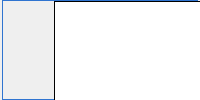
     <widget class="QWidget" name="tempPreview">
      <layout class="QVBoxLayout" name="verticalLayout_11">
       <property name="spacing">
        <number>0</number>
       </property>
       <property name="leftMargin">
        <number>0</number>
       </property>
       <property name="topMargin">
        <number>0</number>
       </property>
       <property name="rightMargin">
        <number>0</number>
       </property>
       <property name="bottomMargin">
        <number>0</number>
       </property>
       <item>
        <widget class="QFrame" name="frameSet">
         <property name="styleSheet">
          <string notr="true">QFrame#frameSet{
border: 1px solid #2f74d0;
margin-left: 2px;
margin-right: 2px;
}</string>
         </property>
         <property name="frameShape">
          <enum>QFrame::Box</enum>
         </property>
         <property name="frameShadow">
          <enum>QFrame::Plain</enum>
         </property>
         <widget class="QWidget" name="layoutWidget">
          <property name="geometry">
           <rect>
            <x>10</x>
            <y>1</y>
            <width>302</width>
            <height>261</height>
           </rect>
          </property>
          <layout class="QHBoxLayout" name="horizontalLayout_5">
           <property name="spacing">
            <number>2</number>
           </property>
           <item>
            <layout class="QVBoxLayout" name="verticalLayout">
             <item>
              <widget class="QPushButton" name="buttonStageUp">
               <property name="enabled">
                <bool>false</bool>
               </property>
               <property name="minimumSize">
                <size>
                 <width>0</width>
                 <height>40</height>
                </size>
               </property>
               <property name="maximumSize">
                <size>
                 <width>40</width>
                 <height>40</height>
                </size>
               </property>
               <property name="focusPolicy">
                <enum>Qt::NoFocus</enum>
               </property>
               <property name="styleSheet">
                <string notr="true">border: 0px;</string>
               </property>
               <property name="text">
                <string/>
               </property>
               <property name="icon">
                <iconset resource="../armui_rcs.qrc">
                 <normaloff>:/png/moveup</normaloff>:/png/moveup</iconset>
               </property>
               <property name="iconSize">
                <size>
                 <width>38</width>
                 <height>38</height>
                </size>
               </property>
              </widget>
             </item>
             <item>
              <widget class="QPushButton" name="buttonStageAdd">
               <property name="minimumSize">
                <size>
                 <width>0</width>
                 <height>40</height>
                </size>
               </property>
               <property name="maximumSize">
                <size>
                 <width>40</width>
                 <height>40</height>
                </size>
               </property>
               <property name="focusPolicy">
                <enum>Qt::NoFocus</enum>
               </property>
               <property name="styleSheet">
                <string notr="true">border: 0px;</string>
               </property>
               <property name="text">
                <string/>
               </property>
               <property name="icon">
                <iconset resource="../armui_rcs.qrc">
                 <normaloff>:/png/plus</normaloff>:/png/plus</iconset>
               </property>
               <property name="iconSize">
                <size>
                 <width>38</width>
                 <height>38</height>
                </size>
               </property>
              </widget>
             </item>
             <item>
              <widget class="QPushButton" name="buttonStageReduce">
               <property name="enabled">
                <bool>false</bool>
               </property>
               <property name="minimumSize">
                <size>
                 <width>0</width>
                 <height>40</height>
                </size>
               </property>
               <property name="maximumSize">
                <size>
                 <width>40</width>
                 <height>40</height>
                </size>
               </property>
               <property name="focusPolicy">
                <enum>Qt::NoFocus</enum>
               </property>
               <property name="styleSheet">
                <string notr="true">border: 0px;</string>
               </property>
               <property name="text">
                <string/>
               </property>
               <property name="icon">
                <iconset resource="../armui_rcs.qrc">
                 <normaloff>:/png/minus</normaloff>:/png/minus</iconset>
               </property>
               <property name="iconSize">
                <size>
                 <width>38</width>
                 <height>38</height>
                </size>
               </property>
              </widget>
             </item>
             <item>
              <widget class="QPushButton" name="buttonStageDown">
               <property name="enabled">
                <bool>false</bool>
               </property>
               <property name="minimumSize">
                <size>
                 <width>0</width>
                 <height>40</height>
                </size>
               </property>
               <property name="maximumSize">
                <size>
                 <width>40</width>
                 <height>40</height>
                </size>
               </property>
               <property name="focusPolicy">
                <enum>Qt::NoFocus</enum>
               </property>
               <property name="styleSheet">
                <string notr="true">border: 0px;</string>
               </property>
               <property name="text">
                <string/>
               </property>
               <property name="icon">
                <iconset resource="../armui_rcs.qrc">
                 <normaloff>:/png/movedown</normaloff>:/png/movedown</iconset>
               </property>
               <property name="iconSize">
                <size>
                 <width>38</width>
                 <height>38</height>
                </size>
               </property>
              </widget>
             </item>
            </layout>
           </item>
           <item>
            <widget class="QTableView" name="tableViewStage">
             <property name="sizePolicy">
              <sizepolicy hsizetype="Fixed" vsizetype="Preferred">
               <horstretch>0</horstretch>
               <verstretch>0</verstretch>
              </sizepolicy>
             </property>
             <property name="font">
              <font>
               <family>文泉驿等宽微米黑</family>
               <pointsize>11</pointsize>
              </font>
             </property>
             <property name="focusPolicy">
              <enum>Qt::NoFocus</enum>
             </property>
             <property name="styleSheet">
              <string notr="true"/>
             </property>
             <property name="frameShape">
              <enum>QFrame::Box</enum>
             </property>
             <property name="frameShadow">
              <enum>QFrame::Plain</enum>
             </property>
             <property name="verticalScrollBarPolicy">
              <enum>Qt::ScrollBarAlwaysOff</enum>
             </property>
             <property name="horizontalScrollBarPolicy">
              <enum>Qt::ScrollBarAlwaysOff</enum>
             </property>
             <property name="editTriggers">
              <set>QAbstractItemView::NoEditTriggers</set>
             </property>
             <property name="selectionMode">
              <enum>QAbstractItemView::SingleSelection</enum>
             </property>
             <property name="selectionBehavior">
              <enum>QAbstractItemView::SelectRows</enum>
             </property>
             <attribute name="horizontalHeaderStretchLastSection">
              <bool>false</bool>
             </attribute>
            </widget>
           </item>
          </layout>
         </widget>
         <widget class="QWidget" name="layoutWidget">
          <property name="geometry">
           <rect>
            <x>320</x>
            <y>1</y>
            <width>401</width>
            <height>261</height>
           </rect>
          </property>
          <layout class="QHBoxLayout" name="horizontalLayout_6">
           <item>
            <layout class="QVBoxLayout" name="verticalLayout_2">
             <item>
              <widget class="QPushButton" name="buttonStepUp">
               <property name="enabled">
                <bool>false</bool>
               </property>
               <property name="minimumSize">
                <size>
                 <width>0</width>
                 <height>40</height>
                </size>
               </property>
               <property name="maximumSize">
                <size>
                 <width>40</width>
                 <height>40</height>
                </size>
               </property>
               <property name="focusPolicy">
                <enum>Qt::NoFocus</enum>
               </property>
               <property name="styleSheet">
                <string notr="true">border: 0px;</string>
               </property>
               <property name="text">
                <string/>
               </property>
               <property name="icon">
                <iconset resource="../armui_rcs.qrc">
                 <normaloff>:/png/moveup</normaloff>:/png/moveup</iconset>
               </property>
               <property name="iconSize">
                <size>
                 <width>38</width>
                 <height>38</height>
                </size>
               </property>
              </widget>
             </item>
             <item>
              <widget class="QPushButton" name="buttonStepAdd">
               <property name="enabled">
                <bool>false</bool>
               </property>
               <property name="minimumSize">
                <size>
                 <width>0</width>
                 <height>40</height>
                </size>
               </property>
               <property name="maximumSize">
                <size>
                 <width>40</width>
                 <height>40</height>
                </size>
               </property>
               <property name="focusPolicy">
                <enum>Qt::NoFocus</enum>
               </property>
               <property name="styleSheet">
                <string notr="true">border: 0px;</string>
               </property>
               <property name="text">
                <string/>
               </property>
               <property name="icon">
                <iconset resource="../armui_rcs.qrc">
                 <normaloff>:/png/plus</normaloff>:/png/plus</iconset>
               </property>
               <property name="iconSize">
                <size>
                 <width>38</width>
                 <height>38</height>
                </size>
               </property>
              </widget>
             </item>
             <item>
              <widget class="QPushButton" name="buttonStepReduce">
               <property name="enabled">
                <bool>false</bool>
               </property>
               <property name="minimumSize">
                <size>
                 <width>0</width>
                 <height>40</height>
                </size>
               </property>
               <property name="maximumSize">
                <size>
                 <width>40</width>
                 <height>40</height>
                </size>
               </property>
               <property name="focusPolicy">
                <enum>Qt::NoFocus</enum>
               </property>
               <property name="styleSheet">
                <string notr="true">border: 0px;</string>
               </property>
               <property name="text">
                <string/>
               </property>
               <property name="icon">
                <iconset resource="../armui_rcs.qrc">
                 <normaloff>:/png/minus</normaloff>:/png/minus</iconset>
               </property>
               <property name="iconSize">
                <size>
                 <width>38</width>
                 <height>38</height>
                </size>
               </property>
              </widget>
             </item>
             <item>
              <widget class="QPushButton" name="buttonStepDown">
               <property name="enabled">
                <bool>false</bool>
               </property>
               <property name="minimumSize">
                <size>
                 <width>0</width>
                 <height>40</height>
                </size>
               </property>
               <property name="maximumSize">
                <size>
                 <width>40</width>
                 <height>40</height>
                </size>
               </property>
               <property name="focusPolicy">
                <enum>Qt::NoFocus</enum>
               </property>
               <property name="styleSheet">
                <string notr="true">border: 0px;</string>
               </property>
               <property name="text">
                <string/>
               </property>
               <property name="icon">
                <iconset resource="../armui_rcs.qrc">
                 <normaloff>:/png/movedown</normaloff>:/png/movedown</iconset>
               </property>
               <property name="iconSize">
                <size>
                 <width>38</width>
                 <height>38</height>
                </size>
               </property>
              </widget>
             </item>
            </layout>
           </item>
           <item>
            <widget class="QTableView" name="tableViewStep">
             <property name="sizePolicy">
              <sizepolicy hsizetype="Expanding" vsizetype="Expanding">
               <horstretch>0</horstretch>
               <verstretch>0</verstretch>
              </sizepolicy>
             </property>
             <property name="font">
              <font>
               <family>文泉驿等宽微米黑</family>
               <pointsize>11</pointsize>
              </font>
             </property>
             <property name="focusPolicy">
              <enum>Qt::NoFocus</enum>
             </property>
             <property name="frameShape">
              <enum>QFrame::Box</enum>
             </property>
             <property name="frameShadow">
              <enum>QFrame::Plain</enum>
             </property>
             <property name="verticalScrollBarPolicy">
              <enum>Qt::ScrollBarAlwaysOff</enum>
             </property>
             <property name="horizontalScrollBarPolicy">
              <enum>Qt::ScrollBarAlwaysOff</enum>
             </property>
             <property name="editTriggers">
              <set>QAbstractItemView::NoEditTriggers</set>
             </property>
             <property name="selectionMode">
              <enum>QAbstractItemView::SingleSelection</enum>
             </property>
             <property name="selectionBehavior">
              <enum>QAbstractItemView::SelectRows</enum>
             </property>
             <attribute name="horizontalHeaderStretchLastSection">
              <bool>false</bool>
             </attribute>
            </widget>
           </item>
          </layout>
         </widget>
        </widget>
       </item>
      </layout>
     </widget>
